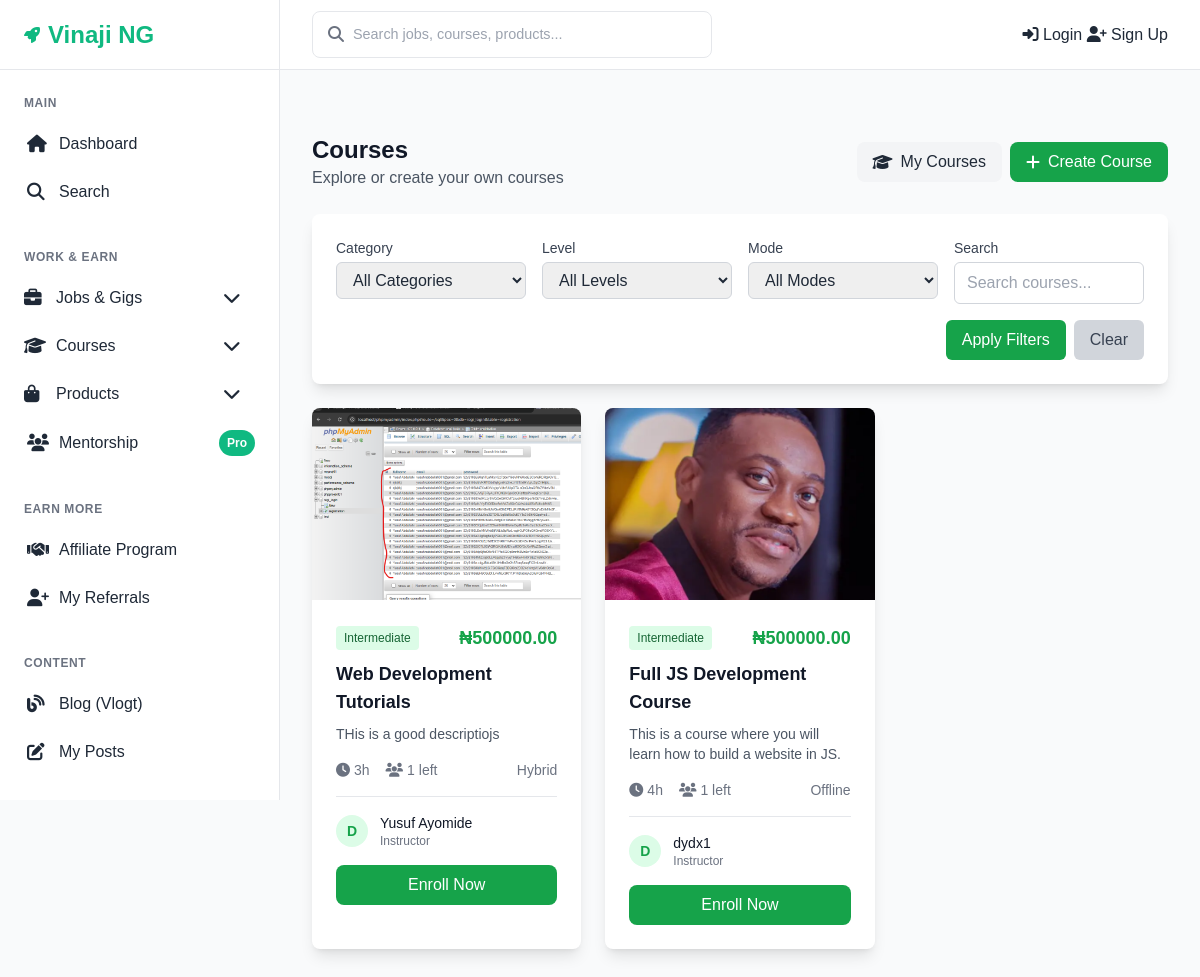
Page /courses/ on the committed database.
### courses/models.py (models this page shows, shortened)
class Course(models.Model):
    LEVELS = [
        ('beginner', 'Beginner'),
        ('intermediate', 'Intermediate'),
        ('advanced', 'Advanced'),
    ]
    MODES = [
        ('online', 'Online'),
        ('offline', 'Offline'),
        ('hybrid', 'Hybrid'),
    ]
    STATUS_CHOICES = [
        ('draft', 'Draft'),
        ('pending', 'Pending Approval'),
        ('approved', 'Approved'),
        ('rejected', 'Rejected'),
    ]
    title = models.CharField(max_length=200)
    description = models.TextField()
    category = models.ForeignKey(CourseCategory, on_delete=models.CASCADE, related_name='courses')
    level = models.CharField(max_length=20, choices=LEVELS, default='beginner')
    instructor = models.ForeignKey(settings.AUTH_USER_MODEL, on_delete=models.CASCADE, related_name='courses_taught')
    duration = models.PositiveIntegerField(help_text="Duration in hours")
    mode = models.CharField(max_length=20, choices=MODES, default='online')
    start_date = models.DateTimeField()
    is_self_paced = models.BooleanField(default=False)
    price = models.DecimalField(max_digits=10, decimal_places=2, default=0)
    spots_total = models.PositiveIntegerField(default=1)
    spots_left = models.PositiveIntegerField(default=1)
    preview_video = models.URLField(blank=True)
    thumbnail = models.ImageField(upload_to='course_thumbnails/', blank=True, null=True)
    status = models.CharField(max_length=20, choices=STATUS_CHOICES, default='draft')
    rejection_reason = models.TextField(blank=True)
    created_at = models.DateTimeField(auto_now_add=True)
    updated_at = models.DateTimeField(auto_now=True)
    category = models.ForeignKey(
        Category,
        on_delete=models.CASCADE,
        related_name='courses',
        limit_choices_to={'category_type': 'course'}  # only show "course" categories
    )
    class Meta:
        ordering = ['-created_at']
    def is_available(self):
        return (self.status == 'approved' and
                self.spots_left > 0 and
                (self.is_self_paced or self.start_date > timezone.now()))

### accounts/models.py (models this page shows, shortened)
class User(AbstractUser):
    SUBSCRIPTION_CHOICES = [
        ('starter', 'Starter'),
        ('pro', 'Pro'),
        ('mentorship', 'Mentorship'),
    ]
    subscription_level = models.CharField(
        max_length=20,
        choices=SUBSCRIPTION_CHOICES,
        default='starter'
    )
    referral_code = models.CharField(max_length=20, unique=True, blank=True)
    is_verified = models.BooleanField(default=False)
    date_updated = models.DateTimeField(auto_now=True)
    groups = models.ManyToManyField(
        Group,
        related_name="custom_user_groups",  # use "+" if you don’t need reverse access
        blank=True
    )
    user_permissions = models.ManyToManyField(
        Permission,
        related_name="custom_user_permissions",  # use "+" if you don’t need reverse access
        blank=True
    )
    def get_display_name(self):
        if self.first_name and self.last_name:
            return f"{self.first_name} {self.last_name}"
        return self.username

### courses/views.py (the view)
# urls.py: path('', views.CourseListView.as_view(), name='courses_list'),
class CourseListView(ListView):
    model = Course
    template_name = 'courses/list.html'
    context_object_name = 'courses'
    paginate_by = 20
    def get_queryset(self):
        queryset = Course.objects.filter(status='approved').select_related('instructor', 'category')
        category = self.request.GET.get('category')
        level = self.request.GET.get('level')
        mode = self.request.GET.get('mode')
        search = self.request.GET.get('search')
        if category:
            queryset = queryset.filter(category__name=category)
        if level:
            queryset = queryset.filter(level=level)
        if mode:
            queryset = queryset.filter(mode=mode)
        if search:
            queryset = queryset.filter(
                Q(title__icontains=search) |
                Q(description__icontains=search)
            )
        return queryset
    def get_context_data(self, **kwargs):
        context = super().get_context_data(**kwargs)
        context['categories'] = Category.objects.filter(category_type="course", is_active=True)
        return context

### templates/courses/list.html (shortened to what this page needs)
{% extends 'base.html' %}
{% block content %}
<div class="space-y-6">
<div class="flex flex-col md:flex-row md:justify-between md:items-center gap-3">
    <div>
        <h1 class="text-2xl font-bold text-gray-900">Courses</h1>
        <p class="text-gray-600">Explore or create your own courses</p>
    </div>
    <div class="flex flex-wrap items-center gap-2">
        <a href="{% url 'course_manage' %}" class="bg-gray-100 text-gray-800 px-4 py-2 rounded-lg hover:bg-gray-200 transition-colors flex items-center">
            <i class="fas fa-graduation-cap mr-2"></i>My Courses
        </a>
        <a href="{% url 'course_create' %}" class="bg-green-600 text-white px-4 py-2 rounded-lg hover:bg-green-700 transition-colors flex items-center">
            <i class="fas fa-plus mr-2"></i>Create Course
        </a>
    </div>
</div>
    <div class="bg-white rounded-lg shadow-lg p-6">
        <form method="get" class="grid grid-cols-1 md:grid-cols-4 gap-4">
            <div>
                <label class="block text-sm font-medium text-gray-700 mb-1">Category</label>
                <select name="category" class="w-full border border-gray-300 rounded-md px-3 py-2 focus:outline-none focus:ring-2 focus:ring-green-500">
                    <option value="">All Categories</option>
                </select>
            </div>
            <div>
                <label class="block text-sm font-medium text-gray-700 mb-1">Level</label>
                <select name="level" class="w-full border border-gray-300 rounded-md px-3 py-2 focus:outline-none focus:ring-2 focus:ring-green-500">
                    <option value="">All Levels</option>
                </select>
            </div>
            <div>
                <label class="block text-sm font-medium text-gray-700 mb-1">Mode</label>
                <select name="mode" class="w-full border border-gray-300 rounded-md px-3 py-2 focus:outline-none focus:ring-2 focus:ring-green-500">
                    <option value="">All Modes</option>
                </select>
            </div>
            <div>
                <label class="block text-sm font-medium text-gray-700 mb-1">Search</label>
                <input type="text" name="search" value="{{ request.GET.search }}"
                       placeholder="Search courses..." class="w-full border border-gray-300 rounded-md px-3 py-2 focus:outline-none focus:ring-2 focus:ring-green-500">
            </div>
            <div class="md:col-span-4 flex justify-end space-x-2">
                <button type="submit" class="bg-green-600 text-white px-4 py-2 rounded-md hover:bg-green-700 transition-colors">
                    Apply Filters
                </button>
                <a href="{% url 'courses_list' %}" class="bg-gray-300 text-gray-700 px-4 py-2 rounded-md hover:bg-gray-400 transition-colors">
                    Clear
                </a>
            </div>
        </form>
    </div>
    <div class="grid grid-cols-1 md:grid-cols-2 lg:grid-cols-3 gap-6">
        {% for course in courses %}
        <div class="bg-white rounded-lg shadow-lg overflow-hidden hover:shadow-xl transition-shadow">
            {% if course.thumbnail %}
            <img src="{{ course.thumbnail.url }}" alt="{{ course.title }}" class="w-full h-48 object-cover">
            {% else %}
            <div class="w-full h-48 bg-gradient-to-r from-green-400 to-green-600 flex items-center justify-center">
                <i class="fas fa-graduation-cap text-white text-4xl"></i>
            </div>
            {% endif %}
            <div class="p-6">
                <div class="flex items-center justify-between mb-2">
                    <span class="bg-green-100 text-green-800 px-2 py-1 rounded text-xs font-medium">
                        {{ course.get_level_display }}
                    </span>
                    <span class="text-green-600 font-bold text-lg">₦{{ course.price }}</span>
                </div>
                <h3 class="text-lg font-semibold text-gray-900 mb-2">
                    <a href="{% url 'course_detail' course.pk %}" class="hover:text-green-600">{{ course.title }}</a>
                </h3>
                <p class="text-gray-600 text-sm mb-4 line-clamp-2">{{ course.description|truncatewords:20 }}</p>
                <div class="flex items-center justify-between text-sm text-gray-500">
                    <div class="flex items-center space-x-4">
                        <span>
                            <i class="fas fa-clock mr-1"></i>{{ course.duration }}h
                        </span>
                        <span>
                            <i class="fas fa-users mr-1"></i>{{ course.spots_left }} left
                        </span>
                    </div>
                    <span>{{ course.get_mode_display }}</span>
                </div>
                <div class="flex items-center mt-4 pt-4 border-t border-gray-200">
                    <div class="w-8 h-8 bg-green-100 rounded-full flex items-center justify-center mr-3">
                        <span class="text-green-600 text-sm font-semibold">{{ course.instructor.username|first|upper }}</span>
                    </div>
                    <div>
                        <p class="text-sm font-medium text-gray-900">{{ course.instructor.get_display_name }}</p>
                        <p class="text-xs text-gray-500">Instructor</p>
                    </div>
                </div>
                {% if course.is_available %}
                <a href="{% url 'course_detail' course.pk %}" class="w-full bg-green-600 text-white py-2 rounded-lg hover:bg-green-700 transition-colors block text-center mt-4">
                    Enroll Now
                </a>
                {% else %}
                <button class="w-full bg-gray-400 text-white py-2 rounded-lg cursor-not-allowed mt-4" disabled>
                    Course Full
                </button>
                {% endif %}
            </div>
        </div>
        {% endfor %}
    </div>
</div>
{% endblock %}

### rows in the picture
Course: thumbnail (picture), level "Intermediate", price "500000.00", title "Web Development Tutorials", description "THis is a good descriptiojs", duration "3", spots_left "1", mode "Hybrid", instructor.username|first "D", instructor.get_display_name "Yusuf Ayomide", status "Enroll Now"
Course: thumbnail (picture), level "Intermediate", price "500000.00", title "Full JS Development Course", description "This is a course where you will learn how to build a website in JS.", duration "4", spots_left "1", mode "Offline", instructor.username|first "D", instructor.get_display_name "dydx1", status "Enroll Now"
